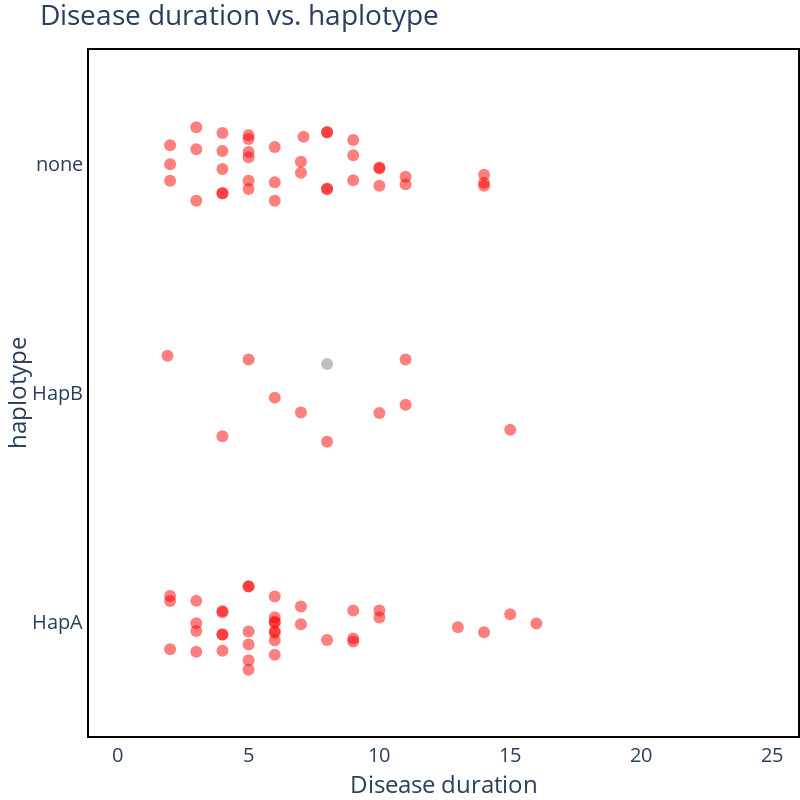

This figure's notebook cell:
### Code cell
age_strip_plot("DISEASEDURATION")

### Figure 1 — Plotly figure (JSON) as saved in the notebook; plotly's stock layout.template omitted (floating-point values rounded to 4 significant figures)
{"data": [{"alignmentgroup": "True", "boxpoints": "all", "customdata": [["rr_NA21_285"], ["rr_NA01_027"], ["rr_NA09_238"], ["rr_NA14_199"], ["rr_UNSW2220"], ["rr_NA19_309"], ["rr_QSBB51_18"], ["rr_NA23_161"], ["rr_A02_164"], ["rr_PIDN17760"], ["rr_Pt_3303"], ["rr_LN_C12_07006"], ["rr_UBC66_1"], ["rr_PIDN12322"], ["rr_RNBC-22_16"], ["rr_NP18739"], ["rr_PIDN6543"], ["rr_PIDN9402"], ["rr_UP101220"], ["rr_UNSW22478"], ["rr_NA23_005"], ["rr_FTD196_1"], ["rr_NA19_291"], ["rr_UNSW2185"], ["rr_NHB18_068"], ["rr_NHB15_114"], ["rr_IB5534"], ["rr_NHB14_059"], ["rr_NHB05_082"], ["rr_CW05_004"], ["rr_KCLA156_17"], ["rr_NHB05_059"], ["rr_KULA_23717"], ["rr_NHB03_018"], ["rr_EMC2013_098"], ["rr_X5817"], ["rr_EMC13_65"], ["rr_KULA_22549"], ["rr_PIDN738"], ["rr_PIDN106"], ["rr_UCL2783"], ["rr_RZ462"], ["rr_R556"], ["rr_FTD397_1"], ["rr_A15-074"], ["rr_NHB95_041"], ["rr_KCLA311_98"], ["rr_RZ257"], ["rr_Pt_8482"], ["rr_NA22_365"], ["rr_2021_017"], ["rr_QSBB81_17"], ["rr_2132"], ["rr_LN_N00_1835"], ["rr_E13_56"], ["rr_LN_C14_36644"], ["rr_LN_C10_25594"], ["rr_NP43508"], ["rr_UNSW22488"], ["rr_Ro_AH11.2"], ["rr_2T7T4"], ["rr_CW00_009"], ["rr_NHB16_047"], ["rr_NHB94_068"], ["rr_IB6387"], ["rr_KCLA061_16"], ["rr_KULA_24063"], ["rr_Muk49"], ["rr_7965"], ["rr_NA20_415"], ["rr_NA22_425"], ["rr_NA22_197"], ["rr_NRA22654"], ["rr_A06_120"], ["rr_UCL12461"], ["rr_UCL1506"], ["rr_UCL19247"], ["rr_NHB15_065"], ["rr_VA05_109"], ["rr_X5929"], ["rr_PIDN1734"], ["rr_PIDN19525"], ["rr_PIDN2662"], ["rr_PIDN3794"], ["rr_A17_05"], ["rr_2005_044"]], "fillcolor": "rgba(255,255,255,0)", "hoveron": "points", "hovertemplate": "issue=N<br>Disease duration=%{x}<br>haplotype=%{y}<br>Gentli_ID=%{customdata[0]}<extra></extra>", "jitter": 1, "legendgroup": "N", "line": {"color": "rgba(255,255,255,0)"}, "marker": {"color": "red", "opacity": 0.5, "size": 12}, "name": "N", "offsetgroup": "N", "orientation": "h", "pointpos": 0, "showlegend": true, "type": "box", "x": [14, 4, 10, 15, 3, 2, 6, 6, 5, 9, 7, 6, 6, 6, 6, 13, 9, 3, 5, 3, 2, 3, 4, 8, 5, 4, 5, 2, 16, 7, 4, 9, 6, 10, 6, 4, 5, 5, 5, 8, 7, 15, 11, 1.9, 10, 11, 6, 4, 3, 4, 9, 10, 5, 3, 5, 5, 4, 3, 6, 11, 4, 8, 14, 2, 5, 10, 4, 5, 7.1, 9, 7, 7, 4, 8, 6, 9, 8, 2, 11, 10, 2, 8, 14, 5, 14, 6], "x0": " ", "xaxis": "x", "y": ["HapA", "HapA", "HapA", "HapA", "HapA", "HapA", "HapA", "HapA", "HapA", "HapA", "HapA", "HapA", "HapA", "HapA", "HapA", "HapA", "HapA", "HapA", "HapA", "HapA", "HapA", "HapA", "HapA", "HapA", "HapA", "HapA", "HapA", "HapA", "HapA", "HapA", "HapA", "HapA", "HapA", "HapA", "HapA", "HapA", "HapA", "HapA", "HapB", "HapB", "HapB", "HapB", "HapB", "HapB", "HapB", "HapB", "HapB", "HapB", "none", "none", "none", "none", "none", "none", "none", "none", "none", "none", "none", "none", "none", "none", "none", "none", "none", "none", "none", "none", "none", "none", "none", "none", "none", "none", "none", "none", "none", "none", "none", "none", "none", "none", "none", "none", "none", "none"], "y0": " ", "yaxis": "y"}, {"alignmentgroup": "True", "boxpoints": "all", "customdata": [["rr_PIDN4463"]], "fillcolor": "rgba(255,255,255,0)", "hoveron": "points", "hovertemplate": "issue=Y<br>Disease duration=%{x}<br>haplotype=%{y}<br>Gentli_ID=%{customdata[0]}<extra></extra>", "jitter": 1, "legendgroup": "Y", "line": {"color": "rgba(255,255,255,0)"}, "marker": {"color": "grey", "opacity": 0.5, "size": 12}, "name": "Y", "offsetgroup": "Y", "orientation": "h", "pointpos": 0, "showlegend": true, "type": "box", "x": [8], "x0": " ", "xaxis": "x", "y": ["HapB"], "y0": " ", "yaxis": "y"}], "layout": {"boxmode": "overlay", "font": {"size": 20}, "height": 800, "legend": {"title": {"text": "issue"}, "tracegroupgap": 0}, "margin": {"b": 0, "l": 0, "r": 0, "t": 50}, "plot_bgcolor": "rgba(0, 0, 0, 0)", "showlegend": false, "title": {"text": "Disease duration vs. haplotype"}, "width": 800, "xaxis": {"anchor": "y", "domain": [0, 1], "linecolor": "black", "linewidth": 2, "mirror": true, "range": [-1.1, 26], "showline": true, "title": {"text": "Disease duration"}}, "yaxis": {"anchor": "x", "domain": [0, 1], "linecolor": "black", "linewidth": 2, "mirror": true, "showline": true, "title": {"text": "haplotype"}}}}
